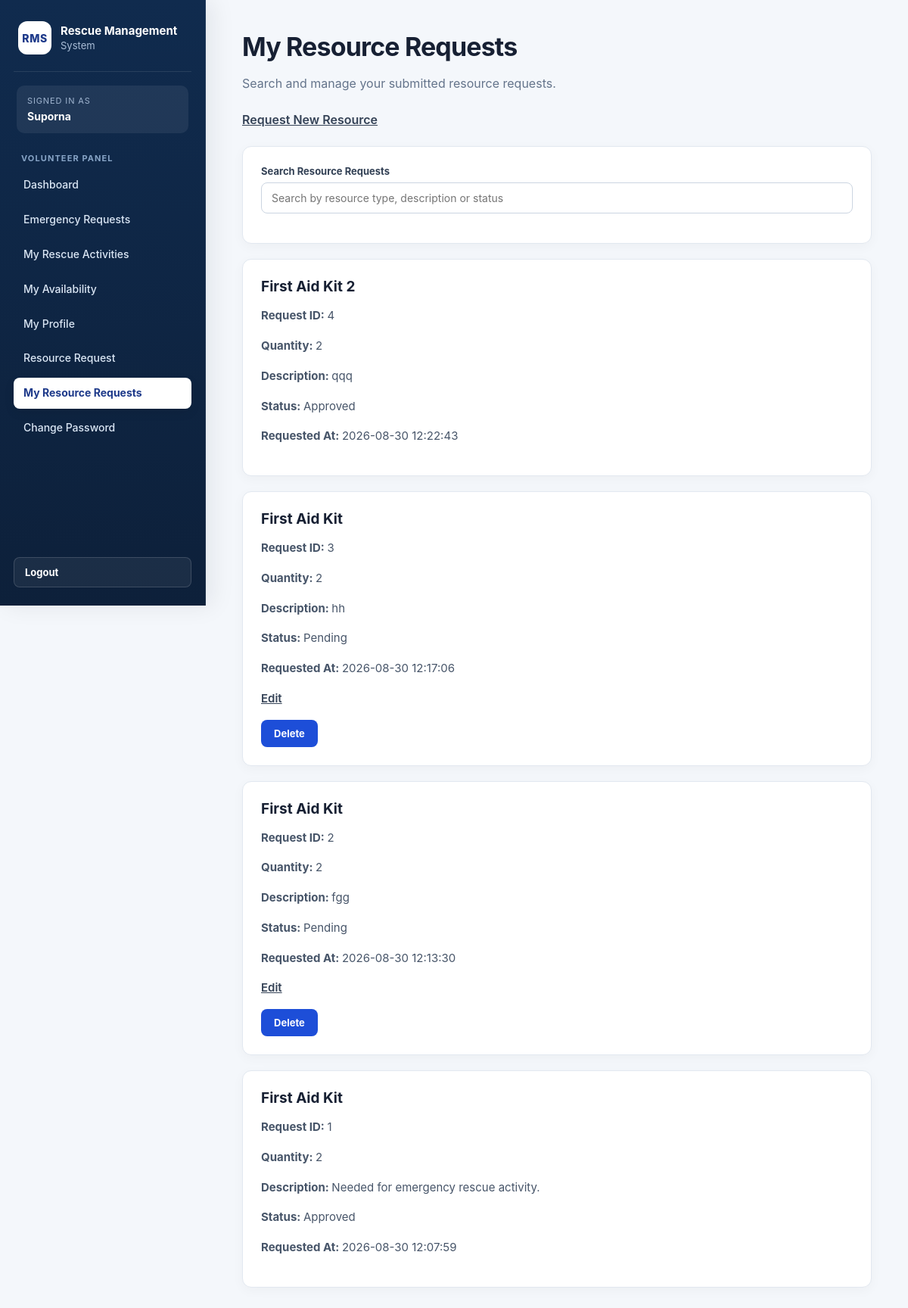
The page /index.php?page=volunteer-resource-requests (signed in) on the database as committed earlier.
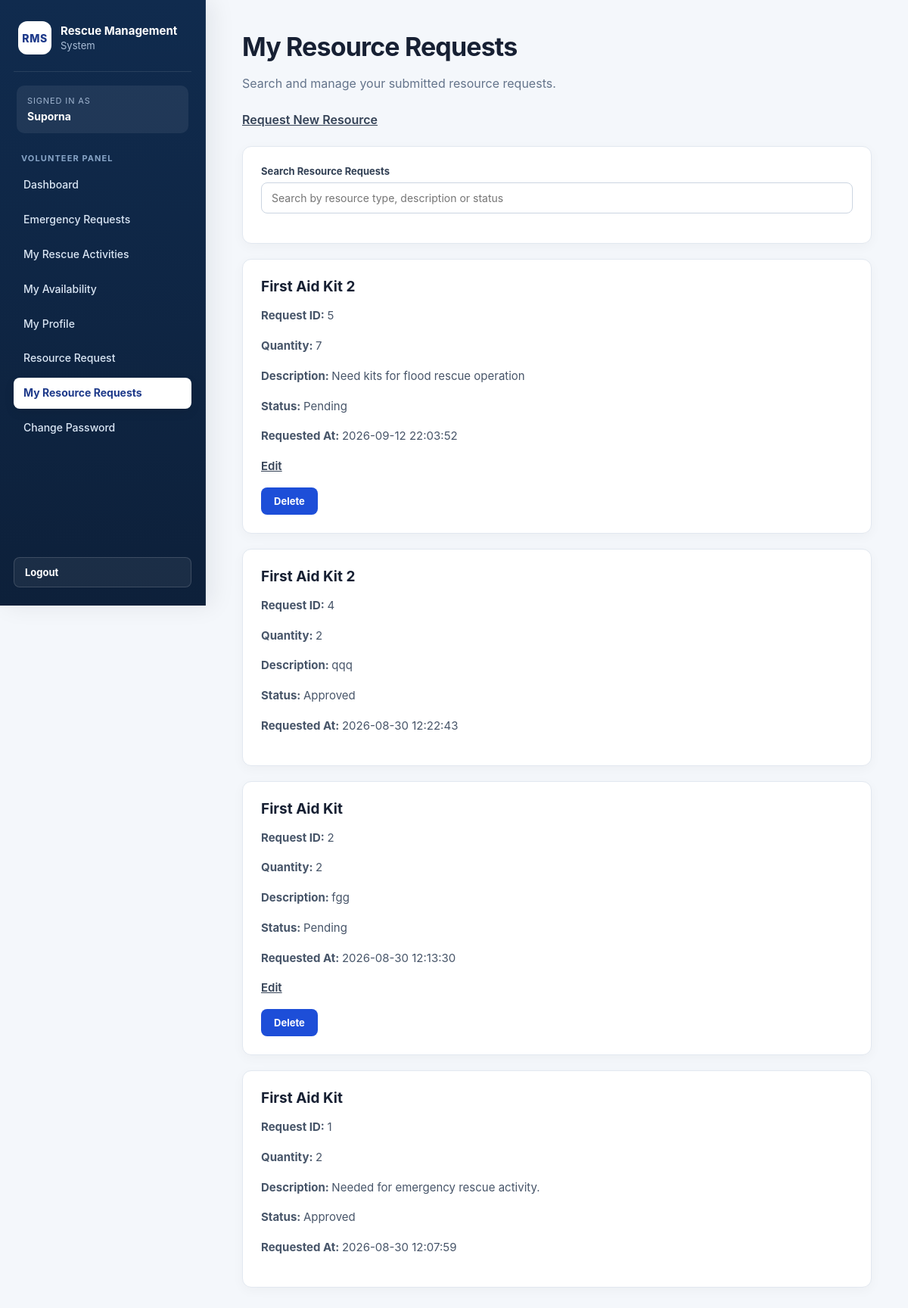
The same page on the database as committed later.
### tables this page shows
CREATE TABLE `resource_requests` (
  `id` int(11) NOT NULL,
  `volunteer_id` int(11) NOT NULL,
  `resource_type` varchar(100) NOT NULL,
  `quantity` int(11) NOT NULL,
  `description` text DEFAULT NULL,
  `status` enum('pending','approved','rejected','completed') DEFAULT 'pending',
  `created_at` timestamp NOT NULL DEFAULT current_timestamp(),
  `updated_at` timestamp NOT NULL DEFAULT current_timestamp() ON UPDATE current_timestamp()
);

### helpers/auth.php (called while the page is built, shortened)
<?php
function getCsrfToken()
{
    return
        $_SESSION['csrf_token'];
}

### models/ResourceRequestModel.php (called while the page is built, shortened)
<?php
function getVolunteerResourceRequests(
    $conn,
    $volunteer_id
) {
    $volunteer_id =
        (int)$volunteer_id;
    $sql = "
        SELECT
            id,
            volunteer_id,
            resource_type,
            quantity,
            description,
            status,
            created_at,
            updated_at
        FROM resource_requests
        WHERE volunteer_id = ?
        ORDER BY id DESC
    ";
    $stmt =
        mysqli_prepare(
            $conn,
            $sql
        );
    mysqli_stmt_bind_param(
        $stmt,
        "i",
        $volunteer_id
    );
    mysqli_stmt_execute($stmt);
    $result =
        mysqli_stmt_get_result($stmt);
    $requests = [];
    while (
        $row =
        mysqli_fetch_assoc($result)
    ) {
        $requests[] = $row;
    }
    return $requests;
}

### views/volunteer/resource_request.php (the view, shortened to what the changed rows need)
<?php
require_once
    "views/partials/header.php";
$isMyRequests =
    (
        $_GET['page']
        ?? ''
    ) === 'volunteer-resource-requests';
?>
<div class="content">
<?php if ($isMyRequests): ?>
    <h1>
        My Resource Requests
    </h1>
    <div
        id="volunteerResourceRequestResults"
        data-csrf-token="<?=
            htmlspecialchars(
                getCsrfToken(),
                ENT_QUOTES,
                'UTF-8'
            );
        ?>"
    >
        <?php if (empty($requests)): ?>
            <div class="card">
                <h3>
                    No Resource Requests
                </h3>
                <p>
                    You have not submitted any resource requests yet.
                </p>
            </div>
        <?php else: ?>
            <?php foreach ($requests as $request): ?>
                <div class="card">
                    <h3>
                        <?=
                            htmlspecialchars(
                                $request['resource_type']
                                ?? '',
                                ENT_QUOTES,
                                'UTF-8'
                            );
                        ?>
                    </h3>
                    <p>
                        <strong>
                            Request ID:
                        </strong>
                        <?= (int)(
                            $request['id']
                            ?? 0
                        ); ?>
                    </p>
                    <p>
                        <strong>
                            Quantity:
                        </strong>
                        <?= (int)(
                            $request['quantity']
                            ?? 0
                        ); ?>
                    </p>
                    <p>
                        <strong>
                            Description:
                        </strong>
                        <?=
                            htmlspecialchars(
                                $request['description']
                                ?? '',
                                ENT_QUOTES,
                                'UTF-8'
                            );
                        ?>
                    </p>
                    <p>
                        <strong>
                            Status:
                        </strong>
                        <?=
                            htmlspecialchars(
                                ucfirst(
                                    $request['status']
                                    ?? 'pending'
                                ),
                                ENT_QUOTES,
                                'UTF-8'
                            );
                        ?>
                    </p>
                    <p>
                        <strong>
                            Requested At:
                        </strong>
                        <?=
                            htmlspecialchars(
                                $request['created_at']
                                ?? '',
                                ENT_QUOTES,
                                'UTF-8'
                            );
                        ?>
                    </p>
                    <?php
                    if (
                        (
                            $request['status']
                            ?? ''
                        ) === 'pending'
                    ):
                    ?>
                        <p>
                            <a href="index.php?page=volunteer-resource-request-edit&id=<?= (int)$request['id']; ?>">
                                Edit
                            </a>
                        </p>
                        <form
                            method="POST"
                            action="index.php?page=volunteer-resource-request-delete"
                            class="delete-resource-request-form"
                        >
                            <button type="submit">
                                Delete
                            </button>
                        </form>
                    <?php endif; ?>
                </div>
            <?php endforeach; ?>
        <?php endif; ?>
    </div>
<?php endif; ?>
</div>
<?php
require_once
    "views/partials/footer.php";
?>

Rows that differ between the two databases and show on the page:
removed resource_requests: resource_type "First Aid Kit", id "3", quantity "2", description "hh", status "Pending", created_at "2026-08-30 12:17:06"
added resource_requests: resource_type "First Aid Kit 2", id "5", quantity "7", description "Need kits for flood rescue operation", status "Pending", created_at "2026-09-12 22:03:52"
